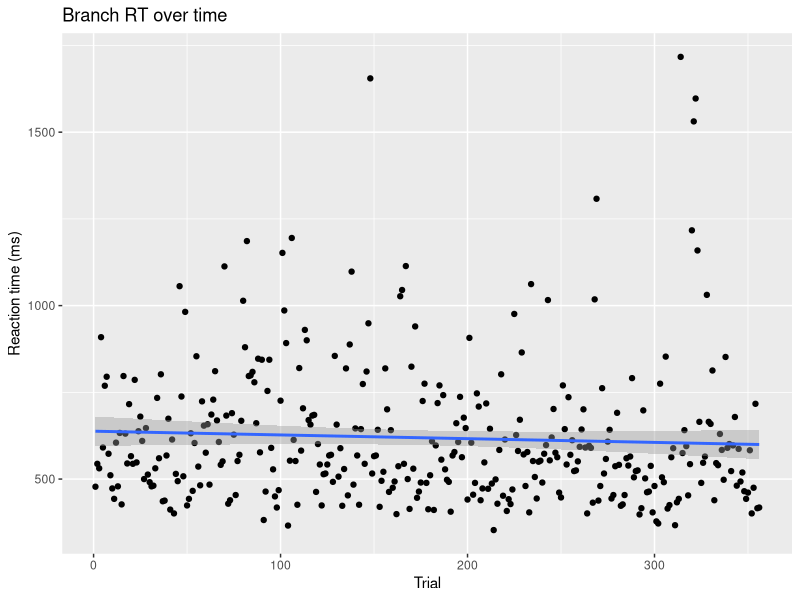
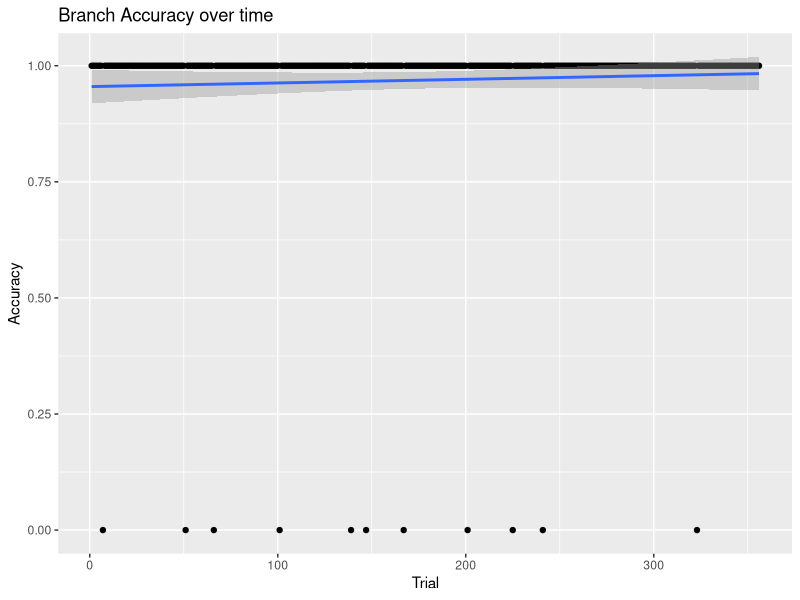
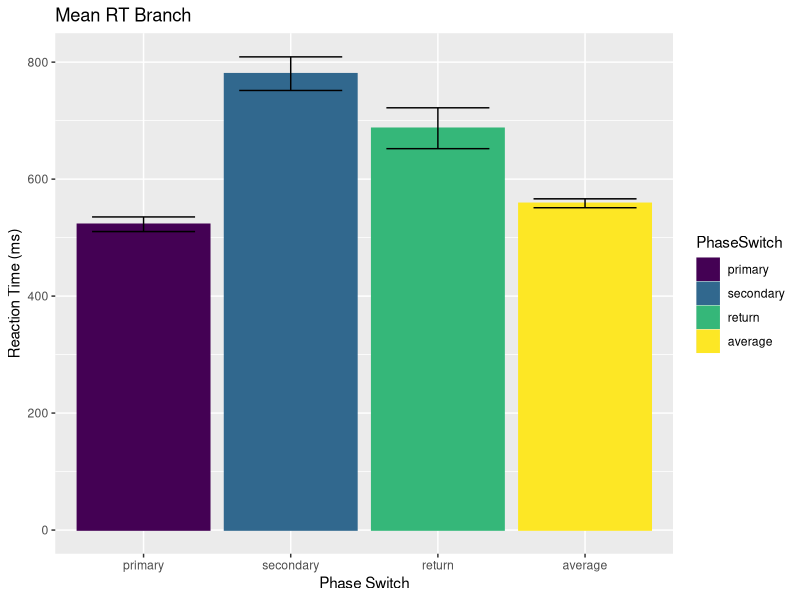
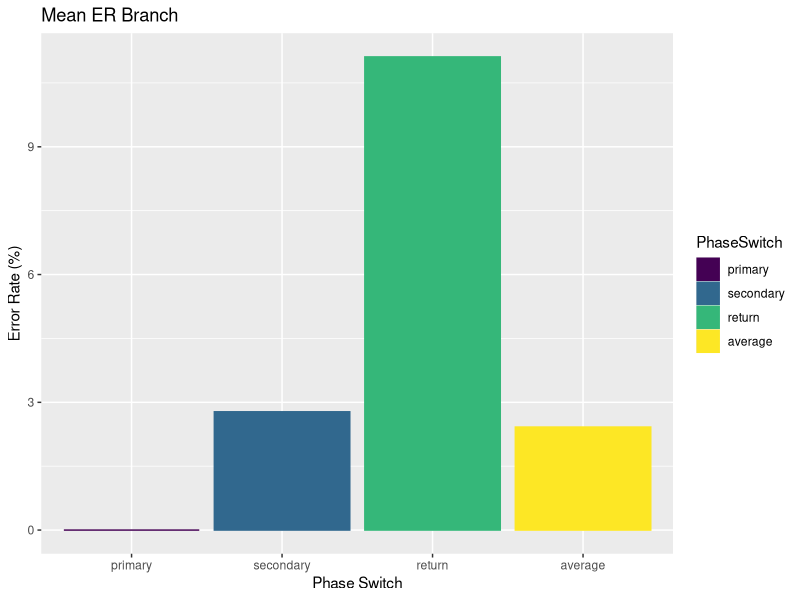
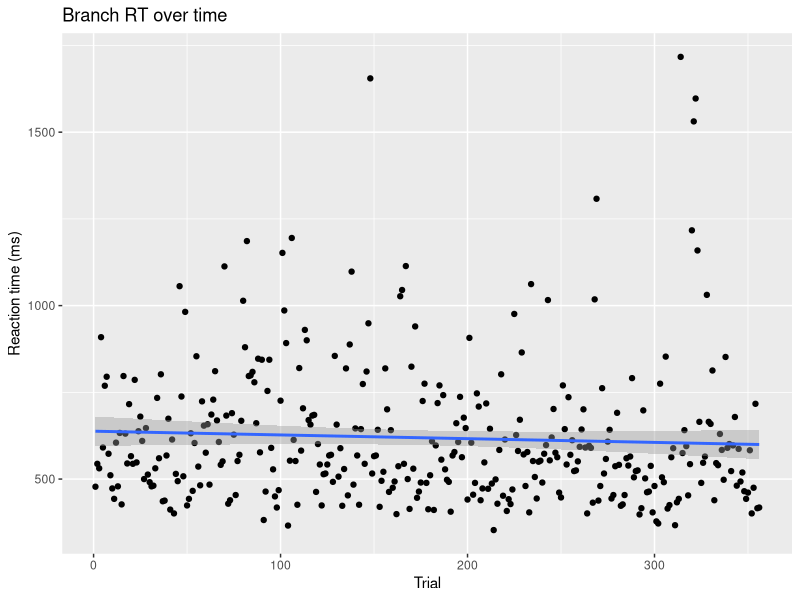
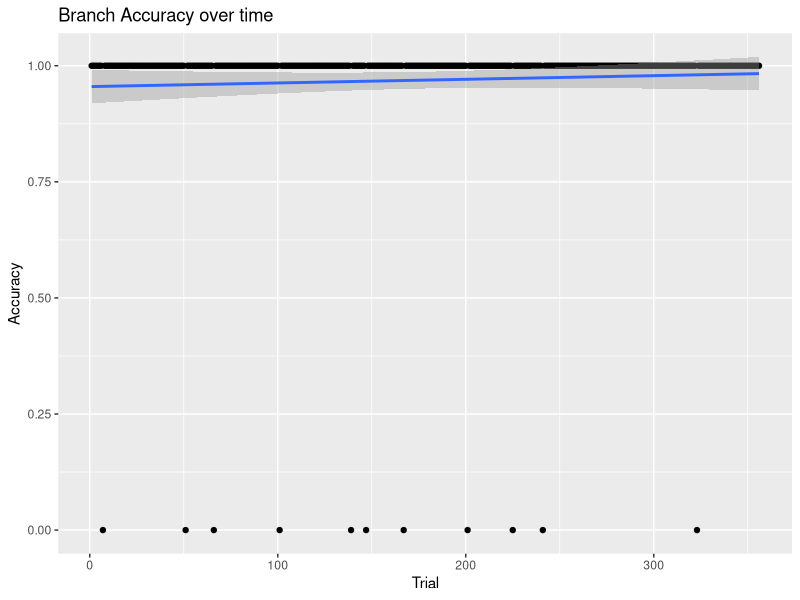
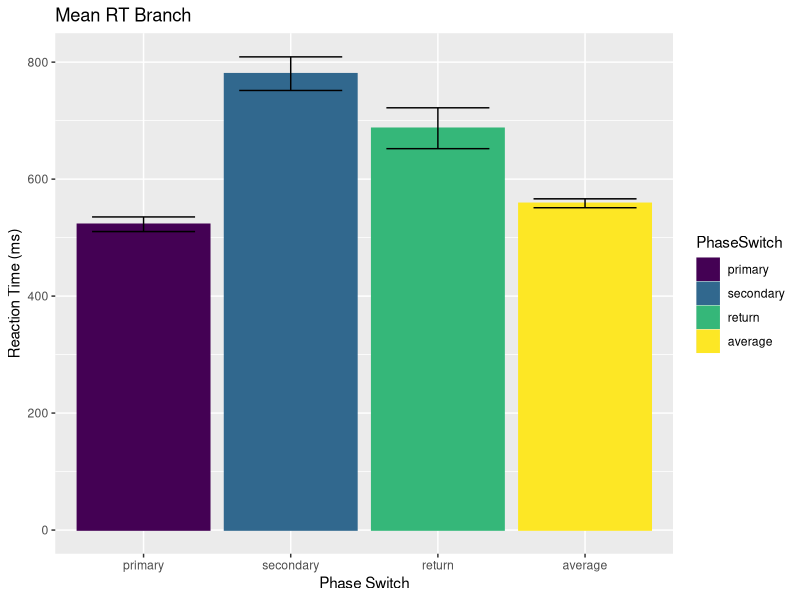
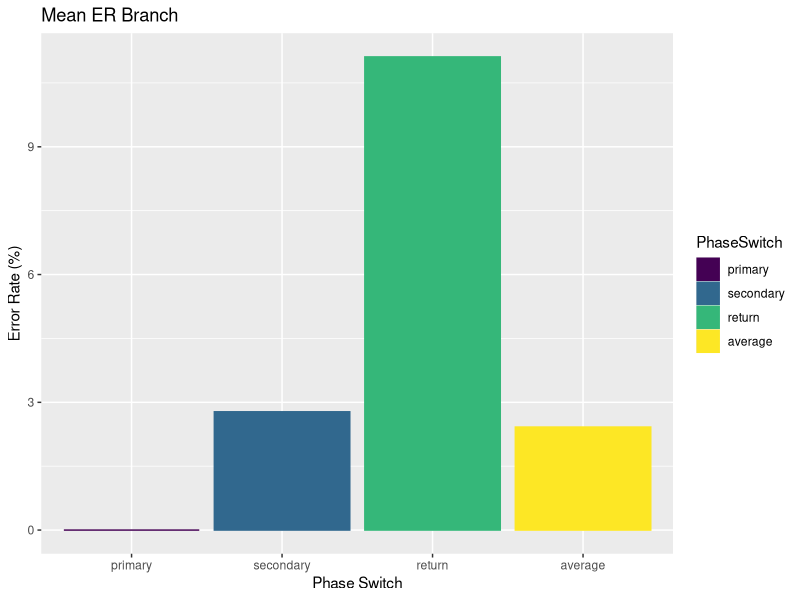

Write the R code that produced these figures, in order. (Note: this script raises an error after producing the figures.)
#Project 2 - Branch Task Performance Analysis
#Author: Georgia Hadjis


#import libraries ------------------------------------------------------------------------------------
library(tidyverse)
library(dplyr)

# read in data ---------------------------------------------------------------------------------------
raw_data <- read_csv("22-4.csv") #in this dataset, the condition is pain and it is session 4. Some of the trials say Session = 5 because the session was interrupted and restarted at that point in a new data file, and they were later concatenated


#using piping, select relevant columns to analyze-----------------------------------------------------
branch_data <- raw_data %>%
  select(Subject, Session, ExternalStimulus, Task, DisplayStim.ACC, DisplayStim.RT, Phase, PhaseSwitch) %>% #columns to analyze
  filter(Task == "branch") %>% #task to analyze
  mutate(Trial = 1:length(Subject)) #add column to count the number of trials in the task for plotting purposes

#make a plot to visualize task performance throughout the session-------------------------------------

#BRANCH Reaction Times
branch_rt_overtime <- ggplot(branch_data, aes(x = Trial, y = DisplayStim.RT)) + geom_point() + geom_smooth(method = "lm")+ #add regression line 
  labs(title="Branch RT over time", x="Trial", y = "Reaction time (ms)")
branch_rt_overtime

ggsave('figures/branch_rt_overtime.pdf',units='in',width=4,height=5)

#BRANCH Accuracy
branch_acc_overtime <- ggplot(branch_data, aes(x = Trial, y = DisplayStim.ACC)) + geom_point() + geom_smooth(method = "lm")+ #add regression line
  labs(title="Branch Accuracy over time", x="Trial", y = "Accuracy") # Accuracy = 1 is correct, Accuracy = 0 is incorrect
branch_acc_overtime

ggsave('figures/branch_acc_overtime.pdf',units='in',width=4,height=5)

#summarize the average ratings across rating types for this session----------------------------------

ratings <- raw_data %>% #new tibble for ratings
  select(ExternalStimulus, Intensity, Salience, Unpleasantness) %>% #select the rating scales
  filter(!is.na(Intensity)) %>% #filter values that are not NA. This removes NA from the Salience and Unpleasantness variables as well
  mutate(Intensity_avg = mean(Intensity), Salience_avg = mean(Salience), Unpleasantness_avg = mean(Unpleasantness)) #calculate the mean rating for each rating type

  
#TASK ANALYSIS BRANCH--------------------------------------------------------------------------------
#I will analyze reaction times of correct trials only. A value in the PhaseSwitch column corresponds to the first trial in each phase of the task i.e. the first trial of the new phase after it has switched.
#The first trial in PhaseSwitch #1 is called the "primary" trial, the first trial in PhaseSwitch #2 is called the "secondary" trial, the first trial in PhaseSwitch #3 is called the "return" trial.
#The NA trials in PhaseSwitch represent the remaining trials within each phase (primary, secondary, return) combined. These are called the "average" trials.
#I will first recode the PhaseSwitch column so that values refer to the trials in words rather than numbers and "NA" for ease of bar graph x axis labels later on

branch_data <- mutate(branch_data, PhaseSwitch = recode(branch_data$PhaseSwitch, "1" = "primary", "2" = "secondary", "3" = "return"), PhaseSwitch = replace_na(PhaseSwitch, "average")) #replace the NA values with "average"

#Analyzing reaction time for each phase type:
#primary
branch_rt_primary <- branch_data %>% #new tibble for this phase type
  filter(DisplayStim.ACC == 1, PhaseSwitch == "primary") %>% #filter for correct trials (accuracy = 1) and for the first phase switch or "primary" phase type
  group_by(Subject, PhaseSwitch, ExternalStimulus, Task) %>% #group by the variables of interest
  mutate(meanRT = mean(DisplayStim.RT), sd = sd(DisplayStim.RT), RT_Outliers = abs(DisplayStim.RT-meanRT)>2*sd) %>% #find the mean reaction time and standard deviation of reaction times to identify standard deviations greater than |2| as outliers "TRUE" or "FALSE"
  filter(RT_Outliers == "FALSE") %>% #remove outliers by filtering out "TRUE" values
  summarize(meanRT_clean = mean(DisplayStim.RT), sem = (sd(DisplayStim.RT)/sqrt(length(Subject)))) #create summary by calculating clean mean reaction time and standard error of the mean using the clean standard deviation

#repeat the same steps for primary trials for remaining trials:

#secondary
branch_rt_secondary <- branch_data %>% #new tibble for this phase type
  filter(DisplayStim.ACC == 1, PhaseSwitch == "secondary") %>% #filter for correct trials and for the second phase switch or "secondary" phase type
  group_by(Subject, PhaseSwitch, ExternalStimulus, Task) %>%
  mutate(meanRT = mean(DisplayStim.RT), sd = sd(DisplayStim.RT), RT_Outliers = abs(DisplayStim.RT-meanRT)>2*sd) %>%
  filter(RT_Outliers == "FALSE") %>%
  summarize(meanRT_clean = mean(DisplayStim.RT), sem = (sd(DisplayStim.RT)/sqrt(length(Subject))))

#return
branch_rt_return <- branch_data %>% #new tibble for this phase type
  filter(DisplayStim.ACC == 1, PhaseSwitch == "return") %>% #filter for correct trials and for the third phase switch or "return" phase type
  group_by(Subject, PhaseSwitch, ExternalStimulus, Task) %>%
  mutate(meanRT = mean(DisplayStim.RT), sd = sd(DisplayStim.RT), RT_Outliers = abs(DisplayStim.RT-meanRT)>2*sd) %>%
  filter(RT_Outliers == "FALSE") %>%
  summarize(meanRT_clean = mean(DisplayStim.RT), sem = (sd(DisplayStim.RT)/sqrt(length(Subject))))

#average
branch_rt_average <- branch_data %>% #new tibble for this phase type
  filter(DisplayStim.ACC == 1, PhaseSwitch == "average") %>% #we still want correct trials, but now we want the remaining trials of each phase, not the first value for each phase, so we select the rows in which PhaseSwitch = "average"
  group_by(Subject, PhaseSwitch, ExternalStimulus, Task) %>%
  mutate(meanRT = mean(DisplayStim.RT), sd = sd(DisplayStim.RT), RT_Outliers = abs(DisplayStim.RT-meanRT)>2*sd) %>%
  filter(RT_Outliers == "FALSE") %>%
  summarize(meanRT_clean = mean(DisplayStim.RT), sem = (sd(DisplayStim.RT)/sqrt(length(Subject))))


#Analyzing error rate for each phase type
#error rate for primary trials
branch_er_primary <- branch_data %>% #need a new tibble where we can view the errors for this phase type
  filter(PhaseSwitch == "primary") %>% #look at only primary trials
  group_by(Subject, PhaseSwitch, ExternalStimulus, Task) %>% #group by these variables
  summarize(ErrorRate = 100 - mean(DisplayStim.ACC==1)*100) #calculate error rate by subtracting the mean accuracy from 100

#doing the same as above for the remaining phase types:
#error rate for secondary trials
branch_er_secondary <- branch_data %>%
  filter(PhaseSwitch == "secondary") %>% #look at only secondary trials
  group_by(Subject, PhaseSwitch, ExternalStimulus, Task) %>%
  summarize(ErrorRate = 100 - mean(DisplayStim.ACC==1)*100)

#error rate for return trials
branch_er_return <- branch_data %>%
  filter(PhaseSwitch == "return") %>% #look at only return trials
  group_by(Subject, PhaseSwitch, ExternalStimulus, Task) %>%
  summarize(ErrorRate = 100 - mean(DisplayStim.ACC==1)*100)

#error rate for average trials
branch_er_average <- branch_data %>%
  filter(PhaseSwitch == "average") %>% #look only at average trials
  group_by(Subject, PhaseSwitch, ExternalStimulus, Task) %>%
  summarize(ErrorRate = 100 - mean(DisplayStim.ACC==1)*100)

#Create a summary of task performance for reaction times and error rates-----------------------------
summary_er_branch <- bind_rows(branch_er_primary, branch_er_secondary, branch_er_return, branch_er_average)
summary_rt_branch <- bind_rows(branch_rt_primary, branch_rt_secondary, branch_rt_return, branch_rt_average)


#join the two summary tibbles to generate one general summary for the branch task
summary_branch <- left_join(summary_er_branch, summary_rt_branch)


#make bar graphs to show summaries of task performance-----------------------------------------------

#will make PhaseSwitch values factors to organize them in a desired order for the bar graph
summary_branch$PhaseSwitch <- factor(summary_branch$PhaseSwitch, levels = c('primary', 'secondary', 'return', 'average'), ordered = TRUE)

#Reaction Time
rt_bar_graph <- ggplot(summary_branch, aes(x = PhaseSwitch, y = meanRT_clean)) + 
  geom_bar(stat='identity', aes(colour = PhaseSwitch, fill = PhaseSwitch), show.legend = TRUE, position = position_dodge(width = 0.7)) + #have already calculated mean RT and sem, so stat = identity
  geom_errorbar(aes(ymin = meanRT_clean-sem, ymax = meanRT_clean+sem), width = 0.7) + #sem calculated earlier for each phase
  labs(title="Mean RT Branch", x="Phase Switch", y = "Reaction Time (ms)")
rt_bar_graph

ggsave('figures/summary_rt_branch.pdf',units='in',width=4,height=5)

#Error Rate
er_bar_graph <- ggplot(summary_branch, aes(x = PhaseSwitch, y = ErrorRate)) + 
  geom_bar(stat='identity', aes(colour = PhaseSwitch, fill = PhaseSwitch), show.legend = TRUE, position = position_dodge(width = 0.7)) + #no error bars for error rate because standard error is not important for analyses. the bar graph is meant to show the average error rates as a summary
  labs(title="Mean ER Branch", x="Phase Switch", y = "Error Rate (%)")
er_bar_graph

ggsave('figures/summary_er_branch.pdf',units='in',width=4,height=5)

#save summary task performance and ratings as separate csv files-------------------------------------
write.csv(summary_branch, "summary_data/summary_branch.csv")
write.csv(ratings, "summary_data/summary_ratings.csv")
